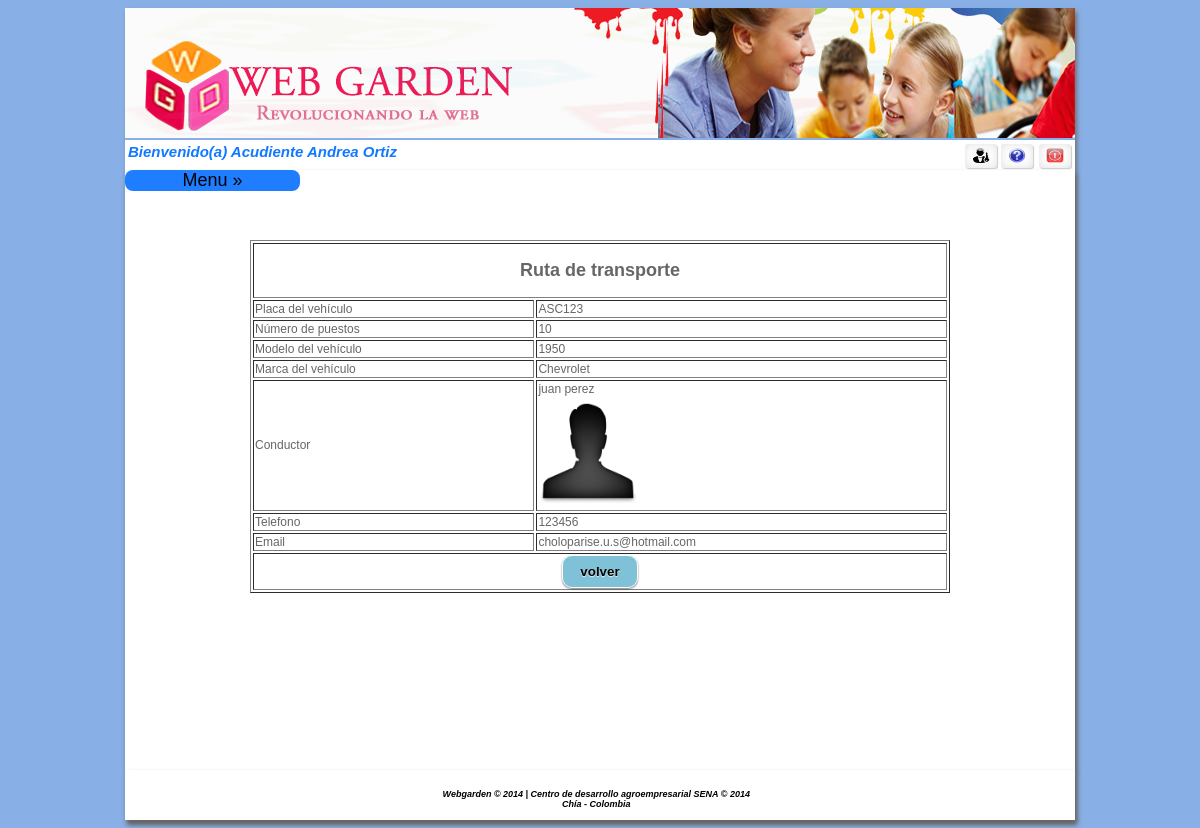
Page /home.php?rut=2&acceso=128 (signed in) on the earlier database version.
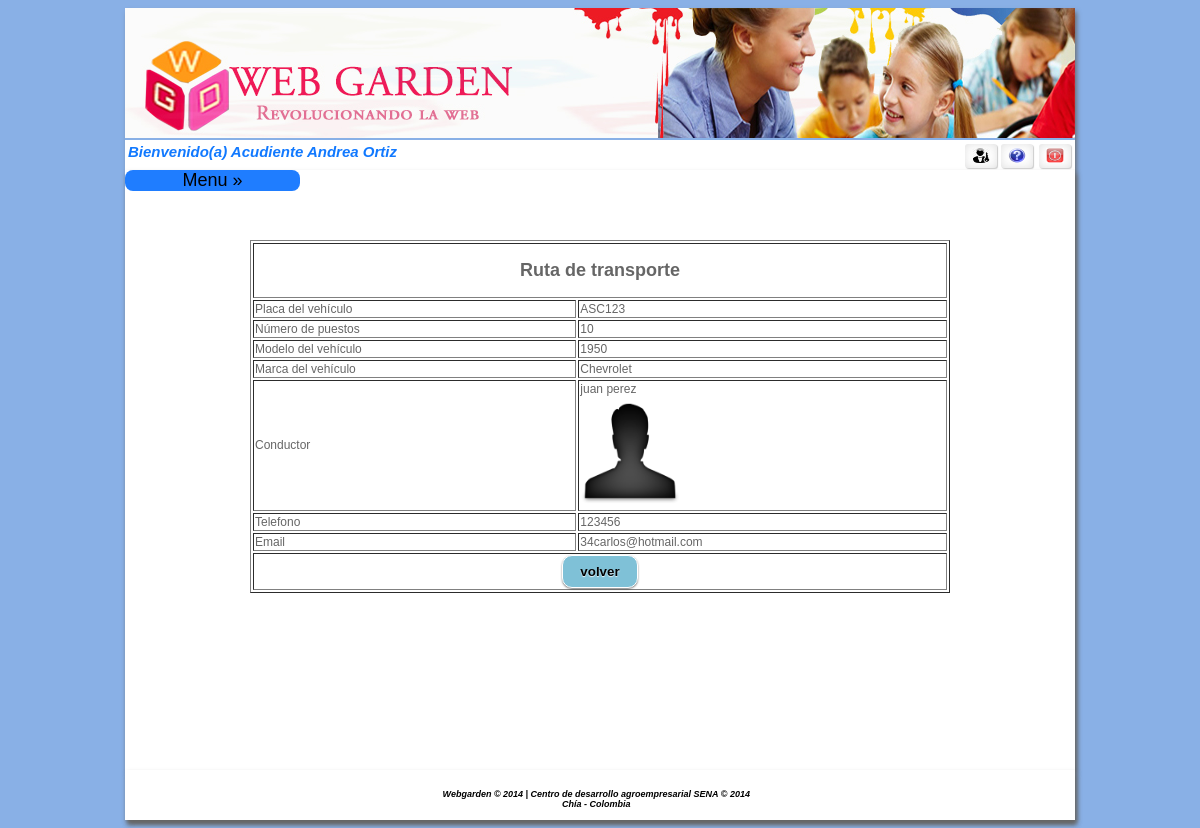
Same page on the later database version.
### tables this page shows
CREATE TABLE IF NOT EXISTS `persona` (
  `identificacion` int(11) NOT NULL,
  `prinombre` varchar(15) NOT NULL,
  `segnombre` varchar(20) DEFAULT NULL,
  `priapellido` varchar(15) NOT NULL,
  `segapellido` varchar(20) DEFAULT NULL,
  `telefono` varchar(15) NOT NULL,
  `direccion` varchar(15) NOT NULL,
  `foto` varchar(300) DEFAULT NULL,
  `pass` varchar(200) NOT NULL,
  `genero` int(11) NOT NULL,
  `email` varchar(100) NOT NULL,
  `tipodoc` int(11) NOT NULL
);

### controlador/crutaac.php (called while the page is built)
<?php
	include ("modelo/mrutaac.php");
	$ins = new mruta();
     $rut = isset($_GET["rut"]) ? $_GET["rut"] : NULL;
      $datos1 =$ins->selruta($rut);
      $conduc=$ins->selconduc($datos1[0]['idconductor']);
?>

### modelo/mrutaac.php (called while the page is built, shortened)
<?php
include ("controlador/conexion.php");
class mruta{
	function selruta($idruta){
		$sql = "SELECT ru.idruta, ru.placa, ru.npuesto, ru.idconductor, us.prinombre as nombre,us.priapellido as apellido , ru.modelo ,ma.nombre as marca
FROM ruta as ru inner join persona as us on  ru.idconductor=us.identificacion
inner join marcaruta as ma  on ru.idmarca=ma.idmarca WHERE idruta='".$idruta."' ;";
		$conexionBD = new conexion();
		$conexionBD->conectarBD();
		$data = $conexionBD->ejeCon($sql,0);
		return $data;
	}
	function selconduc($identificacion){
		$sql = "SELECT  * FROM persona WHERE identificacion='".$identificacion."' ";
		$conexionBD = new conexion();
		$conexionBD->conectarBD();
		$data = $conexionBD->ejeCon($sql,0);
		return $data;
	}
}
?>

### controlador/configuracion.php (called while the page is built)
<?php
	$usu_db = "root";
	$pass_db = "";
	$serv_db = "localhost";
	$db = "webgarden";
?>

### controlador/conexion.php (called while the page is built, shortened)
<?php
class conexion{
	function conectarBD(){
		include("configuracion.php");
		$this->link = mysql_connect($serv_db,$usu_db,$pass_db);
		$db2= mysql_select_db($db);
	}
	function ejeCon($con, $op){
		$this->resultado = mysql_query($con) or
		die("La consulta fallo: ".mysql_error());
		if ($op==0){
			while ($linea = mysql_fetch_array($this->resultado)){
				$arrayResultado[] = $linea;
			}
		}else{
			$arrayResultado[] =0;
		}
		$resarr = isset($arrayResultado) ? $arrayResultado:NULL;
		if($resarr){
			return $arrayResultado;
		}
	}
}
?>

### vista/vrutaac.php (the view)
<?php
	include ("controlador/crutaac.php");
?>
<center>
	<table width="700" border="1">
        <tr>
        	<td colspan="2" align="center">
            	<h2>Ruta de transporte</h2>
            </td>
        </tr>
        <tr>
        	<td align="left">Placa del veh&iacute;culo</td>
        	 <td> <?php echo $datos1[0]['placa'] ?> </td>
        </tr>
    	<tr>
        	<td align="left">N&uacute;mero de puestos</td>
           <td> <?php echo $datos1[0]['npuesto'] ?></td>
        </tr>
       <tr>
        	<td align="left">Modelo del veh&iacute;culo</td>
           <td> <?php echo $datos1[0]['modelo'] ?></td>
        </tr>
         <tr>
        	<td align="left">Marca del veh&iacute;culo</td>
        	 <td><?php echo $datos1[0]['marca']?></td>
       </tr>
       <tr>
        	<td align="left">Conductor</td>
                <td><?php echo $datos1[0]['nombre'] ?> <?php echo $datos1[0]['apellido'] ?> <br><img src='<?php echo $conduc[0]['foto'] ?>' width='100' height='110'/></td>
       </tr>
        <tr>
        	<td align="left">Telefono</td>
                <td><?php echo $conduc[0]['telefono'] ?> </td>
       </tr>
       <tr>
        	<td align="left">Email</td>
                <td><?php echo $conduc[0]['email'] ?> </td>
       </tr>
        <tr>
        	<td colspan="2" align="center" >
                     <input type="button" onclick="location.href='home.php?acceso=123'" value="volver"/>
            </td>
        </tr>
    </table>
</center>

Differences in the rows shown:
changed persona: email "choloparise.u.s@hotmail.com" → "34carlos@hotmail.com"
